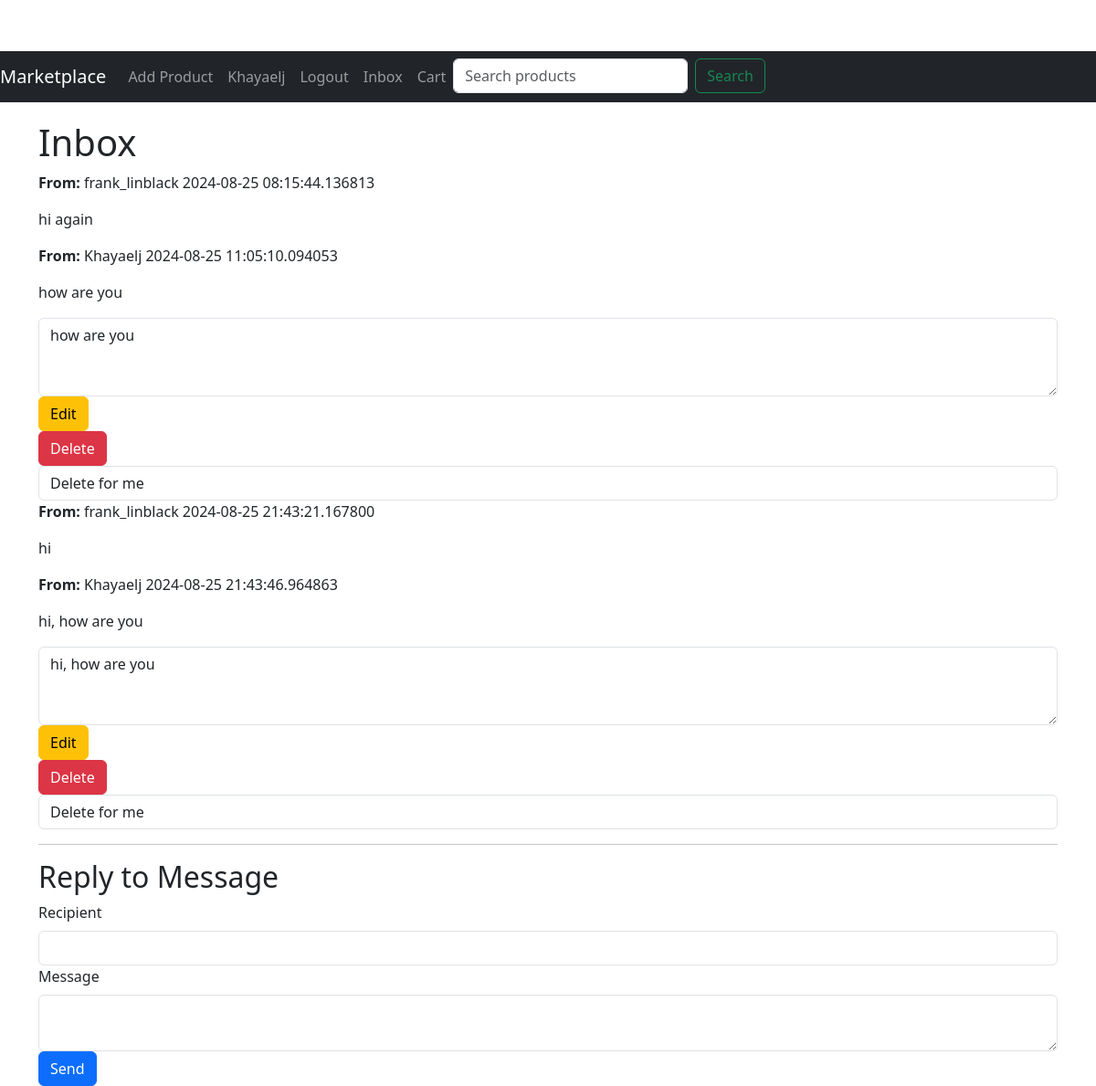
Screenshot of /inbox (signed in) with the database file from the repository.
### app/models.py (models this page shows, shortened)
class User(UserMixin, db.Model):
    id = db.Column(db.Integer, primary_key=True)
    username = db.Column(db.String(64), index=True, unique=True)
    email = db.Column(db.String(120), index=True, unique=True)
    password_hash = db.Column(db.String(128))
    profile_picture = db.Column(db.String(150), nullable=True)
    products = db.relationship('Product', backref='author', lazy='dynamic')
    reviews = db.relationship('Review', backref='author', lazy='dynamic')
    wishlist_entries = db.relationship('Wishlist', backref='user', lazy=True)
    received_messages = db.relationship('Message', foreign_keys='Message.receiver_id', backref='receiver', overlaps="sent_messages,received_messages")
    sent_messages = db.relationship('Message', foreign_keys='Message.sender_id', backref='sender', overlaps="received_messages,sent_messages")

class Message(db.Model):
    id = db.Column(db.Integer, primary_key=True)
    sender_id = db.Column(db.Integer, db.ForeignKey('user.id'))
    receiver_id = db.Column(db.Integer, db.ForeignKey('user.id'))
    body = db.Column(db.String(1024))
    timestamp = db.Column(db.DateTime, index=True, default=datetime.utcnow)
    read = db.Column(db.Boolean, default=False)
    edited = db.Column(db.Boolean, default=False)
    edit_timestamp = db.Column(db.DateTime, nullable=True)
    deleted_for_sender = db.Column(db.Boolean, default=False)
    deleted_for_receiver = db.Column(db.Boolean, default=False)

### app/routes.py (the view, shortened to what this page needs)
@bp.route('/inbox', methods=['GET', 'POST'])
@login_required
def inbox():
    messages = Message.query.filter(
        (Message.receiver_id == current_user.id) & (Message.deleted_for_receiver == False) |
        (Message.sender_id == current_user.id) & (Message.deleted_for_sender == False)
    ).order_by(Message.timestamp.asc()).all()
    form = MessageForm()
    for message in messages:
        if not message.read and message.receiver_id == current_user.id:
            message.read = True
            db.session.commit()
    return render_template('inbox.html', title='Inbox', messages=messages, form=form)

### app/forms.py
class MessageForm(FlaskForm):
    recipient = StringField('Recipient', validators=[DataRequired()])
    body = TextAreaField('Message', validators=[DataRequired()])
    submit = SubmitField('Send')

### app/models.py (called while the page is built)
@login.user_loader
def load_user(id):
    return User.query.get(int(id))

### app/routes.py (called while the page is built)
@bp.before_request
def before_request():
    if current_user.is_authenticated:
        unread_count = Message.query.filter_by(receiver_id=current_user.id, read=False).count()
        current_app.jinja_env.globals['unread_count'] = unread_count

### app/templates/inbox.html (shortened to what this page needs)
{% extends "base.html" %}
{% block content %}
<h1>{{ title }}</h1>
<div class="inbox-messages">
    {% for message in messages %}
    <div class="message-item {% if not message.read %}unread{% endif %}">
        <p><strong>From:</strong> {{ message.sender.username }} <span class="timestamp">{{ message.timestamp }}</span></p>
        <p>{{ message.body }}</p>
        {% if message.sender.id == current_user.id %}
        <div class="message-actions">
            <form method="POST" action="{{ url_for('main.edit_message', message_id=message.id) }}">
                <div class="form-group">
                    <textarea name="body" class="form-control" rows="3">{{ message.body }}</textarea>
                </div>
                <button type="submit" class="btn btn-warning">Edit</button>
            </form>
            <form method="POST" action="{{ url_for('main.delete_message', message_id=message.id) }}" style="display:inline;">
                <button type="submit" class="btn btn-danger">Delete</button>
                <select name="delete_option" class="form-control">
                    <option value="user">Delete for me</option>
                </select>
            </form>
        </div>
        {% endif %}
    </div>
    {% endfor %}
</div>
<hr>
<div class="message-reply">
    <h2>Reply to Message</h2>
    <form method="POST" action="">
        <div class="form-group">
            {{ form.recipient.label(class="form-label") }}
            {{ form.recipient(class="form-control") }}
        </div>
        <div class="form-group">
            {{ form.body.label(class="form-label") }}
            {{ form.body(class="form-control") }}
        </div>
        <div class="form-group">
            {{ form.submit(class="btn btn-primary") }}
        </div>
    </form>
</div>
{% endblock %}

### app/templates/base.html (shortened to what this page needs)
<!doctype html>
<html lang="en">
<head>
  <link rel="stylesheet" href="{{ url_for('static', filename='css/styles.css') }}">
  <link href="https://cdn.jsdelivr.net/npm/bootstrap@5.3.0/dist/css/bootstrap.min.css" rel="stylesheet">
</head>
<body>
  <nav class="navbar navbar-expand-lg navbar-dark bg-dark">
    <a class="navbar-brand" href="{{ url_for('main.index') }}">Marketplace</a>
    <div class="collapse navbar-collapse" id="navbarNav">
      <ul class="navbar-nav">
        {% if current_user.is_authenticated %}
        <li class="nav-item">
          <a class="nav-link" href="{{ url_for('main.add_product') }}">Add Product</a>
        </li>
        <li class="nav-item">
          <a class="nav-link" href="{{ url_for('main.edit_profile') }}">{{ current_user.username }}</a>
        </li>
        <li class="nav-item">
          <a class="nav-link" href="{{ url_for('main.logout') }}">Logout</a>
        </li>
        <li class="nav-item">
          <a class="nav-link" href="{{ url_for('main.inbox') }}">
            Inbox
          </a>
        </li>
        {% endif %}
        <li class="nav-item">
          <a class="nav-link" href="{{ url_for('main.cart') }}">Cart</a>
        </li>
        <li class="nav-item">
          <form class="d-flex ms-auto" action="{{ url_for('main.search') }}" method="get">
            <input class="form-control me-2" type="search" name="query" placeholder="Search products" aria-label="Search">
            <button class="btn btn-outline-success" type="submit">Search</button>
          </form>
        </li>
      </ul>
    </div>
  </nav>
  <div class="container">
    {% block content %}{% endblock %}
  </div>
</body>
</html>

### app/static/css/styles.css (style rules this page uses)
body { padding-top: 56px; }
.navbar { margin-bottom: 20px; }
.container { max-width: 960px; margin: 0 auto; }
.btn { border-radius: .2rem; padding: .5rem 1rem; }
.btn-primary { background-color: #007bff; border-color: #007bff; }
.btn-danger { background-color: #dc3545; border-color: #dc3545; }

### rows the page displays
User: username "Khayaelj"
Message: sender.username "frank_linblack", timestamp "2024-08-25 08:15:44.136813", body "hi again"
Message: sender.username "Khayaelj", timestamp "2024-08-25 11:05:10.094053", body "how are you"
Message: sender.username "frank_linblack", timestamp "2024-08-25 21:43:21.167800", body "hi"
Message: sender.username "Khayaelj", timestamp "2024-08-25 21:43:46.964863", body "hi, how are you"

### other values shown
{{ title }} "Inbox"
